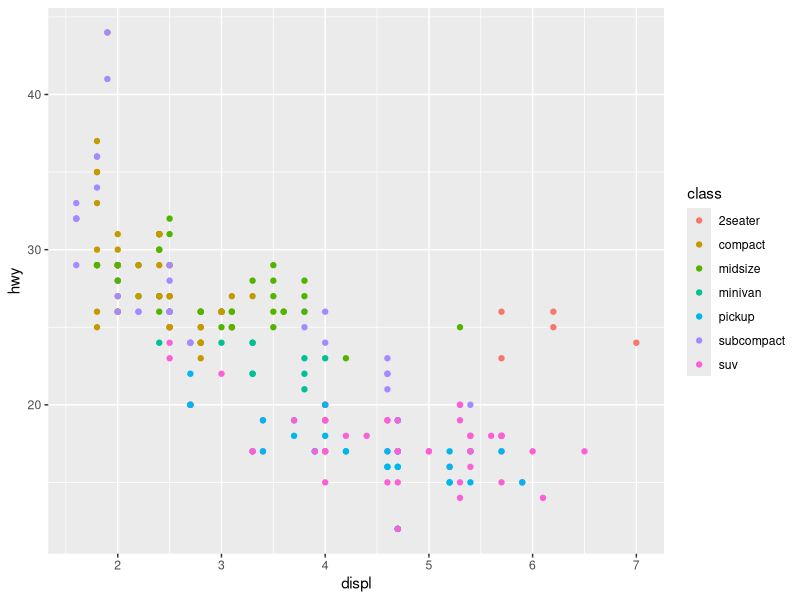
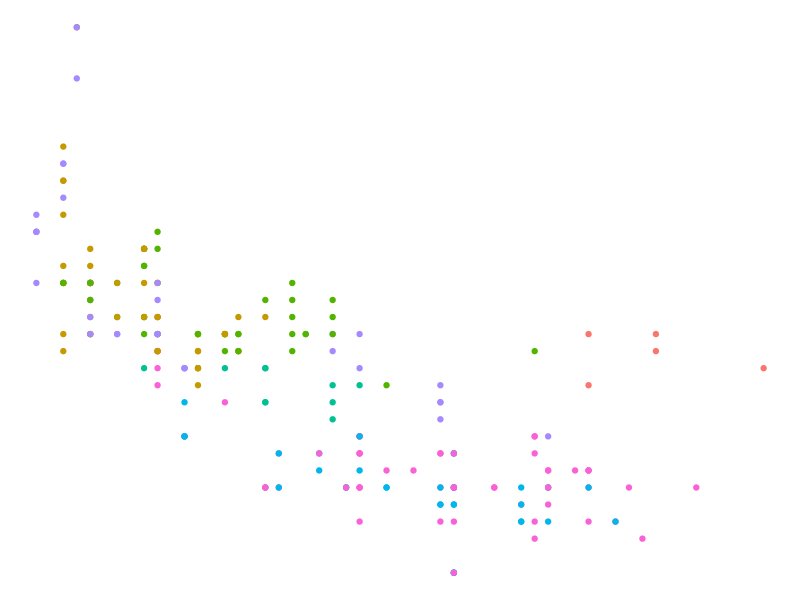
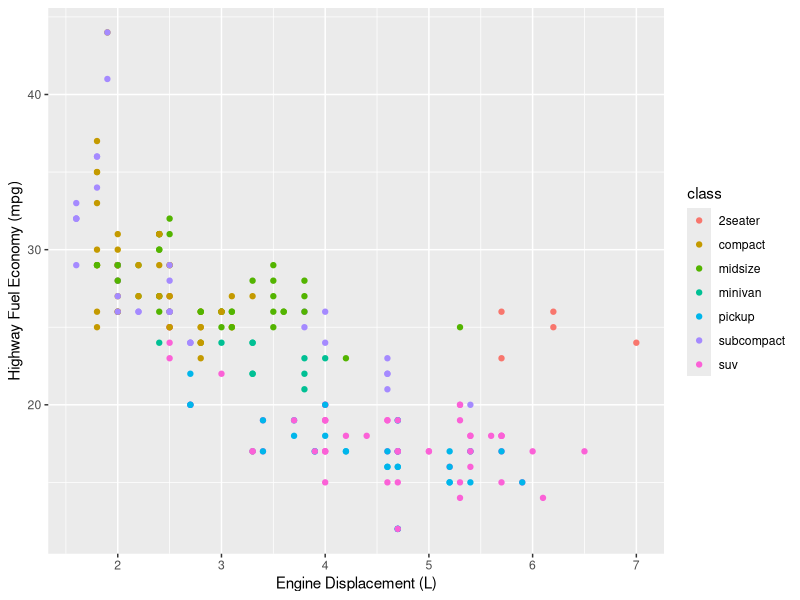
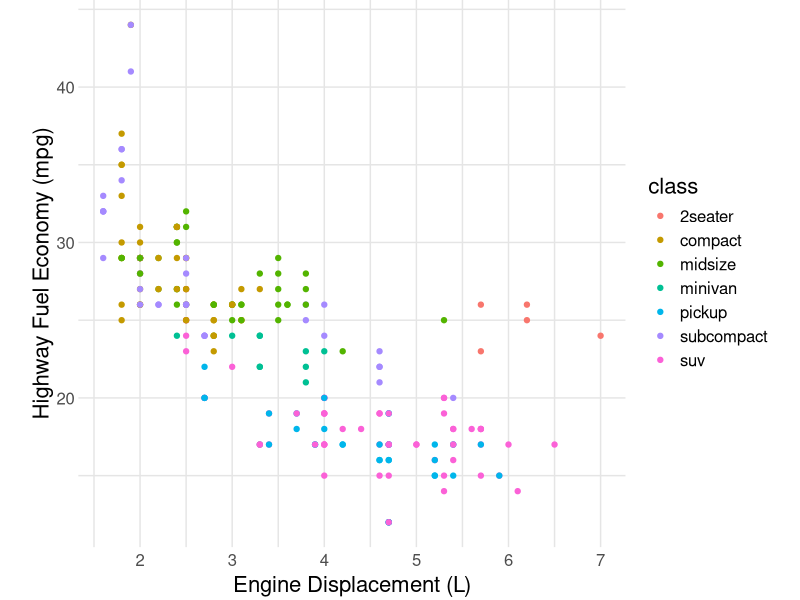
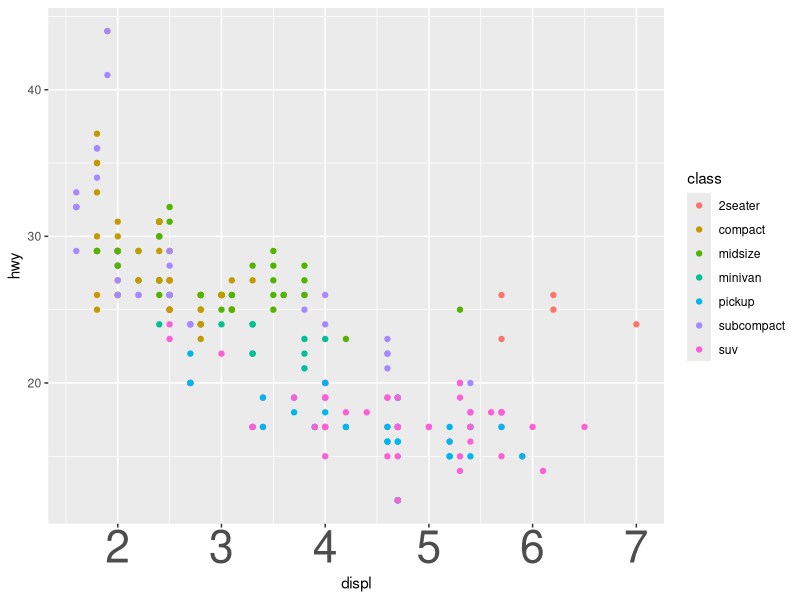
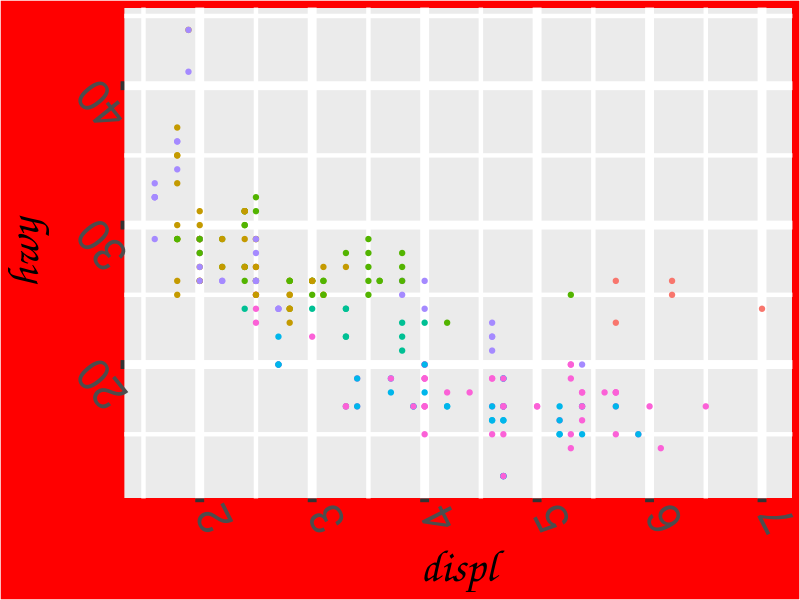

Generate these figures, in order, with R:
## ---- chunk 1
library(tidyverse)
# knitr options
library(tidyverse)
knitr::opts_chunk$set(echo = TRUE)
## ---- chunk 2
mpg %>%
  ggplot(aes(displ, hwy, color = class)) +
  geom_point()
## ---- chunk 3
mpg %>%
  ggplot(aes(displ, hwy, color = class)) +
  geom_point() +
  guides(color = "none") +
  theme_void()
## ---- chunk 4
## NOTE: No need to edit; feel free to re-use this code!
theme_common <- function() {
  theme_minimal() %+replace%
  theme(
    axis.text.x = element_text(size = 12),
    axis.text.y = element_text(size = 12),
    axis.title.x = element_text(margin = margin(4, 4, 4, 4), size = 16),
    axis.title.y = element_text(margin = margin(4, 4, 4, 4), size = 16, angle = 90),

    legend.title = element_text(size = 16),
    legend.text = element_text(size = 12),

    strip.text.x = element_text(size = 12),
    strip.text.y = element_text(size = 12),

    panel.grid.major = element_line(color = "grey90"),
    panel.grid.minor = element_line(color = "grey90"),

    aspect.ratio = 4 / 4,

    plot.margin = unit(c(t = +0, b = +0, r = +0, l = +0), "cm"),
    plot.title = element_text(size = 18),
    plot.title.position = "plot",
    plot.subtitle = element_text(size = 16),
    plot.caption = element_text(size = 12)
  )
}
## ---- chunk 5
mpg %>%
  ggplot(aes(displ, hwy, color = class)) +
  geom_point() +
  labs(
    x = "Engine Displacement (L)",
    y = "Highway Fuel Economy (mpg)"
  )
## ---- chunk 6
mpg %>%
  ggplot(aes(displ, hwy, color = class)) +
  geom_point() +
  theme_common() +
  labs(
    x = "Engine Displacement (L)",
    y = "Highway Fuel Economy (mpg)"
  )
## ---- chunk 7
mpg %>%
  ggplot(aes(displ, hwy, color = class)) +
  geom_point() +
  theme(
    axis.text.x = element_text(size = 32)
  )
## ---- chunk 8
mpg %>%
  ggplot(aes(displ, hwy, color = class)) +
  geom_point() +
  guides(color = "none") +
  theme(
    line = element_line(size = 3, color = "purple"),
    rect = element_rect(fill = "red"),
    axis.text.x = element_text(size = 32, angle = 117),
    axis.text.y = element_text(size = 32, angle = 129),
    axis.title.x = element_text(size = 32, family = "Comic Sans MS"),
    axis.title.y = element_text(size = 32, family = "Comic Sans MS")
  )
